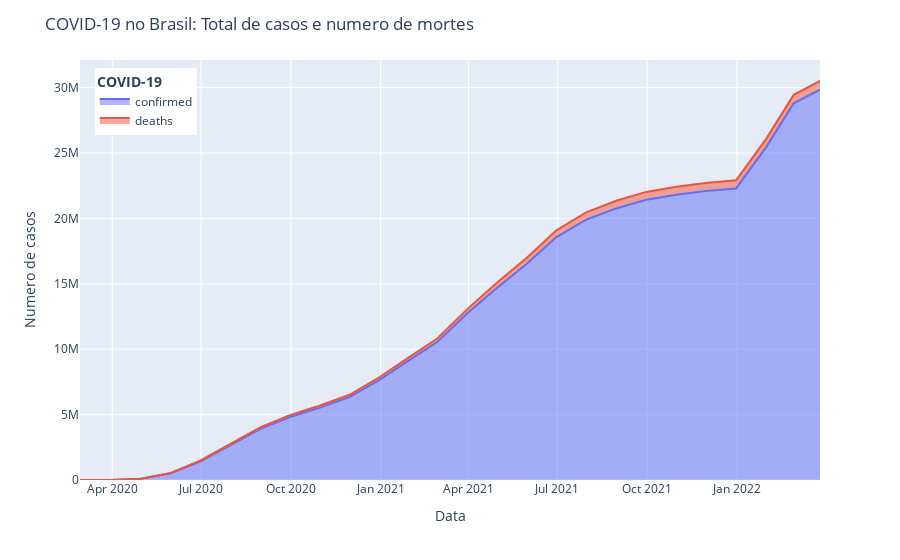

Notebook code cell kept with this figure:
### Code cell
c = c.melt(id_vars='date', value_vars=['confirmed', 'deaths'])

fig = px.area(c, x='date', y='value', color='variable')
fig.update_layout(title='COVID-19 no Brasil: Total de casos e numero de mortes',
                  xaxis_title='Data', yaxis_title='Numero de casos',legend_title='<b>COVID-19</b>',
                  legend=dict(x=0.02,y=0.98))
fig.show()

### Figure 1 — Plotly figure (JSON) as saved in the notebook; plotly's stock layout.template omitted (floating-point values rounded to 4 significant figures)
{"data": [{"fillpattern": {"shape": ""}, "hovertemplate": "variable=confirmed<br>date=%{x}<br>value=%{y}<extra></extra>", "legendgroup": "confirmed", "line": {"color": "#636efa"}, "marker": {"symbol": "circle"}, "mode": "lines", "name": "confirmed", "orientation": "v", "showlegend": true, "stackgroup": "1", "type": "scatter", "x": ["2020-02-28T00:00:00", "2020-03-31T00:00:00", "2020-04-30T00:00:00", "2020-05-31T00:00:00", "2020-06-30T00:00:00", "2020-07-31T00:00:00", "2020-08-31T00:00:00", "2020-09-30T00:00:00", "2020-10-31T00:00:00", "2020-11-30T00:00:00", "2020-12-31T00:00:00", "2021-01-31T00:00:00", "2021-02-28T00:00:00", "2021-03-31T00:00:00", "2021-04-30T00:00:00", "2021-05-31T00:00:00", "2021-06-30T00:00:00", "2021-07-31T00:00:00", "2021-08-31T00:00:00", "2021-09-30T00:00:00", "2021-10-31T00:00:00", "2021-11-30T00:00:00", "2021-12-31T00:00:00", "2022-01-31T00:00:00", "2022-02-28T00:00:00", "2022-03-27T00:00:00"], "xaxis": "x", "y": [2, 5824, 87126, 516094, 1412664, 2670451, 3914829, 4817365, 5537763, 6341965, 7681032, 9208521, 10558088, 12763392, 14675104, 16557888, 18570296, 19922146, 20785196, 21432362, 21814625, 22100158, 22292099, 25473966, 28798047, 29849740], "yaxis": "y"}, {"fillpattern": {"shape": ""}, "hovertemplate": "variable=deaths<br>date=%{x}<br>value=%{y}<extra></extra>", "legendgroup": "deaths", "line": {"color": "#EF553B"}, "marker": {"symbol": "circle"}, "mode": "lines", "name": "deaths", "orientation": "v", "showlegend": true, "stackgroup": "1", "type": "scatter", "x": ["2020-02-28T00:00:00", "2020-03-31T00:00:00", "2020-04-30T00:00:00", "2020-05-31T00:00:00", "2020-06-30T00:00:00", "2020-07-31T00:00:00", "2020-08-31T00:00:00", "2020-09-30T00:00:00", "2020-10-31T00:00:00", "2020-11-30T00:00:00", "2020-12-31T00:00:00", "2021-01-31T00:00:00", "2021-02-28T00:00:00", "2021-03-31T00:00:00", "2021-04-30T00:00:00", "2021-05-31T00:00:00", "2021-06-30T00:00:00", "2021-07-31T00:00:00", "2021-08-31T00:00:00", "2021-09-30T00:00:00", "2021-10-31T00:00:00", "2021-11-30T00:00:00", "2021-12-31T00:00:00", "2022-01-31T00:00:00", "2022-02-28T00:00:00", "2022-03-27T00:00:00"], "xaxis": "x", "y": [0, 202, 5980, 29367, 59791, 92727, 121618, 143964, 159972, 173268, 195072, 224646, 255175, 322138, 404530, 463244, 518488, 556676, 580763, 597032, 608081, 614985, 619335, 627646, 649686, 659159], "yaxis": "y"}], "layout": {"legend": {"title": {"text": "<b>COVID-19</b>"}, "tracegroupgap": 0, "x": 0.02, "y": 0.98}, "margin": {"t": 60}, "title": {"text": "COVID-19 no Brasil: Total de casos e numero de mortes"}, "xaxis": {"anchor": "y", "domain": [0, 1], "title": {"text": "Data"}}, "yaxis": {"anchor": "x", "domain": [0, 1], "title": {"text": "Numero de casos"}}}}
